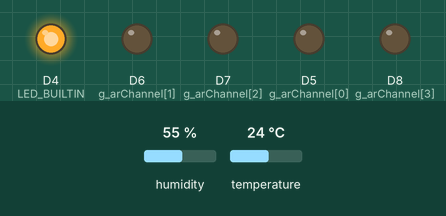
Bench run of a program on a simulated ESP8266 (NodeMCU). Parts: output pins drawn as LEDs (lit = HIGH, except the on-board LED, lit = LOW). Inputs (shaded band) come from the test bench; at power-on: humidity 55 %, temperature 24 °C. What the program prints to the serial monitor is not drawn.

Above: at 1.55 s.
At 4.1 s:
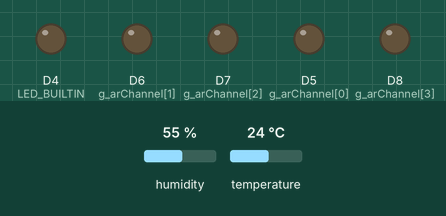
Timing chart, 0 to 8.1 s (numbered marks = the images above):
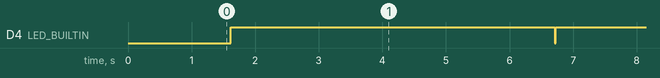

Measured:
- by itself, D4 (LED_BUILTIN): alternates HIGH for 5.1 s and LOW for 0.01 s

The program:

main.cpp
```cpp
#include <Arduino.h>
#include <DHTesp.h>
#include "AdafruitIO_WiFi.h"

#define WIFI_SSID "Steff-IoT"
#define WIFI_PASS "steffiot123"
#define IO_USERNAME  "swiedjaja"
#define IO_KEY       "aio_PhXc40WPapfveBNbTaceinl3RCYZ"
AdafruitIO_WiFi io(IO_USERNAME, IO_KEY, WIFI_SSID, WIFI_PASS);
/*
  #define D0 16
  #define D1 5 // I2C Bus SCL (clock)
  #define D2 4 // I2C Bus SDA (data)
  #define D3 0
  #define D4 2 // Same as "LED_BUILTIN", but inverted logic
  #define D5 14 // SPI Bus SCK (clock)
  #define D6 12 // SPI Bus MISO
  #define D7 13 // SPI Bus MOSI
  #define D8 15 // SPI Bus SS (CS)
  #define D9 3 // RX0 (Serial console)
  #define D10 1 // TX0 (Serial console)

  #define S3 10
  #define RX0 D9
  #define TX0 D10
*/
#define MAX_CHANNEL 4
#define PIN_DHT11 D3

const uint8 g_arChannel[MAX_CHANNEL] = {D5, D6, D7, D8};
DHTesp dht;
void OnReadSensor();

AdafruitIO_Feed *temperature = io.feed("temperature");
AdafruitIO_Feed *humidity = io.feed("humidity");

void setup() {
  // put your setup code here, to run once:
  pinMode(LED_BUILTIN, OUTPUT);
  for (byte i=0; i<4; i++)
  {
    pinMode(g_arChannel[i], OUTPUT);
    digitalWrite(g_arChannel[i], LOW);
  }
  Serial.begin(115200);
  while (!Serial)
  {
    delay(10);
    continue;
  }
  Serial.println("Booting...");
  dht.setup(PIN_DHT11, DHTesp::DHT22);

  Serial.print("Connecting to Adafruit IO");
  io.connect();

  // wait for a connection
  while(io.status() < AIO_CONNECTED) {
    Serial.print(".");
    delay(500);
  }
  // we are connected
  Serial.println();
  Serial.println(io.statusText());
}

void loop() {
  // put your main code here, to run repeatedly:
  io.run();
  OnReadSensor();
  delay(5000);
}

void OnReadSensor()
{
  digitalWrite(LED_BUILTIN, LOW);

  float h = dht.getHumidity();
  float t = dht.getTemperature();
  if (dht.getStatus() == DHTesp::ERROR_NONE)
  {
      Serial.printf("Temp: %.2f, Humidity: %.2f\n", t, h);
      temperature->save(t);
      humidity->save(h);
  }
  digitalWrite(LED_BUILTIN, HIGH);
}
```
